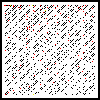

The Python source for this figure:

import collections
import math

from PIL import Image, ImageDraw
colors = ((255,255,255), (0,0,0), (255,0,0), (0,255,0), (0,0,255))
im = Image.new("RGB", (100, 100), color="black")  # keret
draw = ImageDraw.Draw(im)
draw.rectangle([(2,2),(97,97)], fill ="white")  # háttér


class ErasztotenészSzitája:

    def __init__(self):
        self.n = 1
        self.köv_összetett = collections.defaultdict(list)

    def __iter__(self):
        return self
    
    def __next__(self):
        while True:
            self.n += 1
            n = self.n
            prímosztók = self.köv_összetett.get(n)
            if prímosztók is None:
                p = n  # csak jelzem, hogy n prím
                self.köv_összetett[n+p].append(p)
                return n
            else:
                for p in prímosztók:
                    self.köv_összetett[n+p].append(p)
                del self.köv_összetett[n]


szita = ErasztotenészSzitája()
p = next(szita)

oszlopok, sorok = 91, 90


tökéletes_számok = (6, 28, 496, 8128,)
barátságos_számok = (220,284, 1184,1210, 2620,2924, 5020,5564, 6232,6368, 10744,10856)


korábbi_n = set()  # biztonsági okokból
for y in range(sorok):
    for x in range(oszlopok):
        n = oszlopok * y + x
        négyzetgyök_n = math.sqrt(n)
        if n in korábbi_n:
            raise Exception()
        korábbi_n.add(n)
        if n == p:
            print(f'{n},', end="")
            draw.point((x+4, y+5), fill="black")
            p = next(szita)
        elif n in tökéletes_számok:
            draw.point((x+4, y+5), fill="yellow")
        elif n in barátságos_számok:
            draw.point((x+4, y+5), fill="pink")
        elif négyzetgyök_n == round(négyzetgyök_n):  # négyzetszám
            draw.point((x+4, y+5), fill="red")
print(f' következő lenne: {p}')


im.save("me.png")